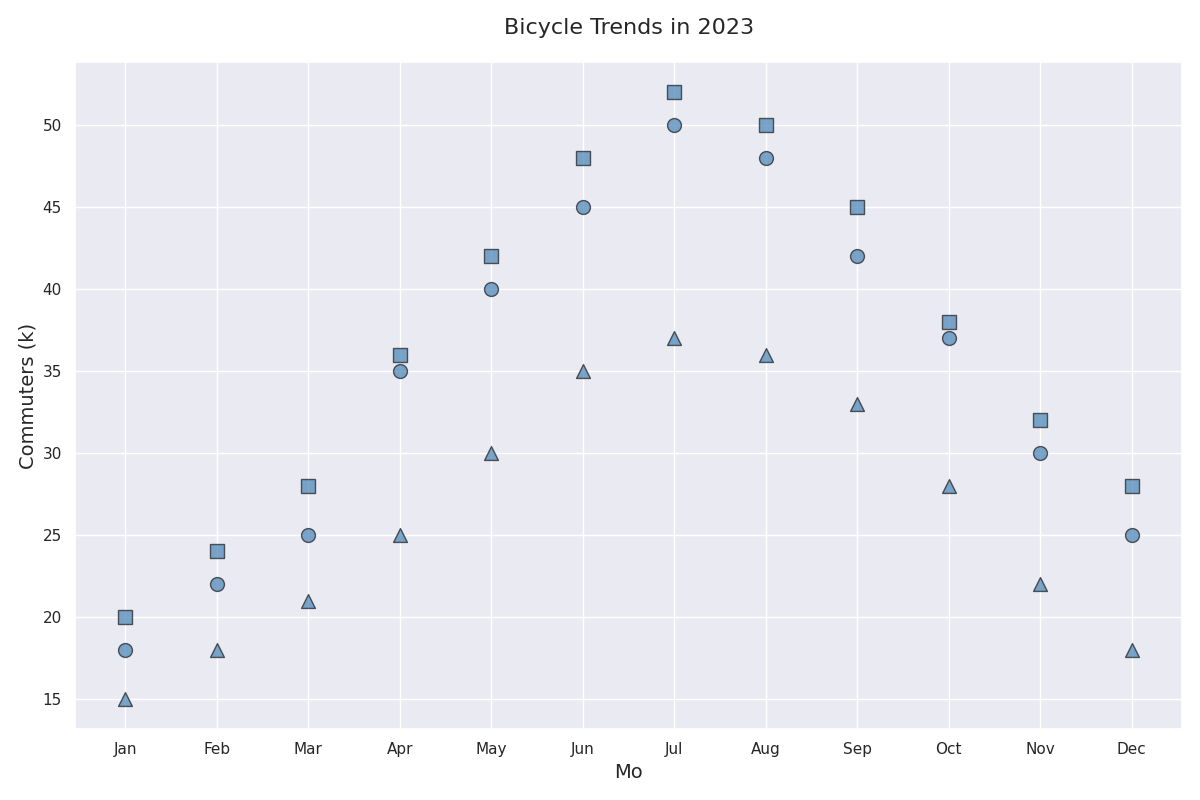

Write the Python code that produced this figure.
import matplotlib.pyplot as plt
import numpy as np

months = np.array(['Jan', 'Feb', 'Mar', 'Apr', 'May', 'Jun', 
                   'Jul', 'Aug', 'Sep', 'Oct', 'Nov', 'Dec'])

copenhagen_commuters = np.array([18, 22, 25, 35, 40, 45, 50, 48, 42, 37, 30, 25])
amsterdam_commuters = np.array([20, 24, 28, 36, 42, 48, 52, 50, 45, 38, 32, 28])
portland_commuters = np.array([15, 18, 21, 25, 30, 35, 37, 36, 33, 28, 22, 18])
# barcelona_commuters = np.array([10, 12, 15, 18, 22, 26, 30, 28, 25, 20, 16, 12])

fig, ax = plt.subplots(figsize=(12, 8))

ax.scatter(months, copenhagen_commuters, color='steelblue', marker='o', s=100, alpha=0.7, edgecolors='k')
ax.scatter(months, amsterdam_commuters, color='steelblue', marker='s', s=100, alpha=0.7, edgecolors='k')
ax.scatter(months, portland_commuters, color='steelblue', marker='^', s=100, alpha=0.7, edgecolors='k')
# ax.scatter(months, barcelona_commuters, color='steelblue', marker='D', s=100, alpha=0.7, edgecolors='k')

ax.set_title('Bicycle Trends in 2023', fontsize=16, pad=20)
ax.set_xlabel('Mo', fontsize=14)
ax.set_ylabel('Commuters (k)', fontsize=14)

plt.tight_layout()
plt.show()
